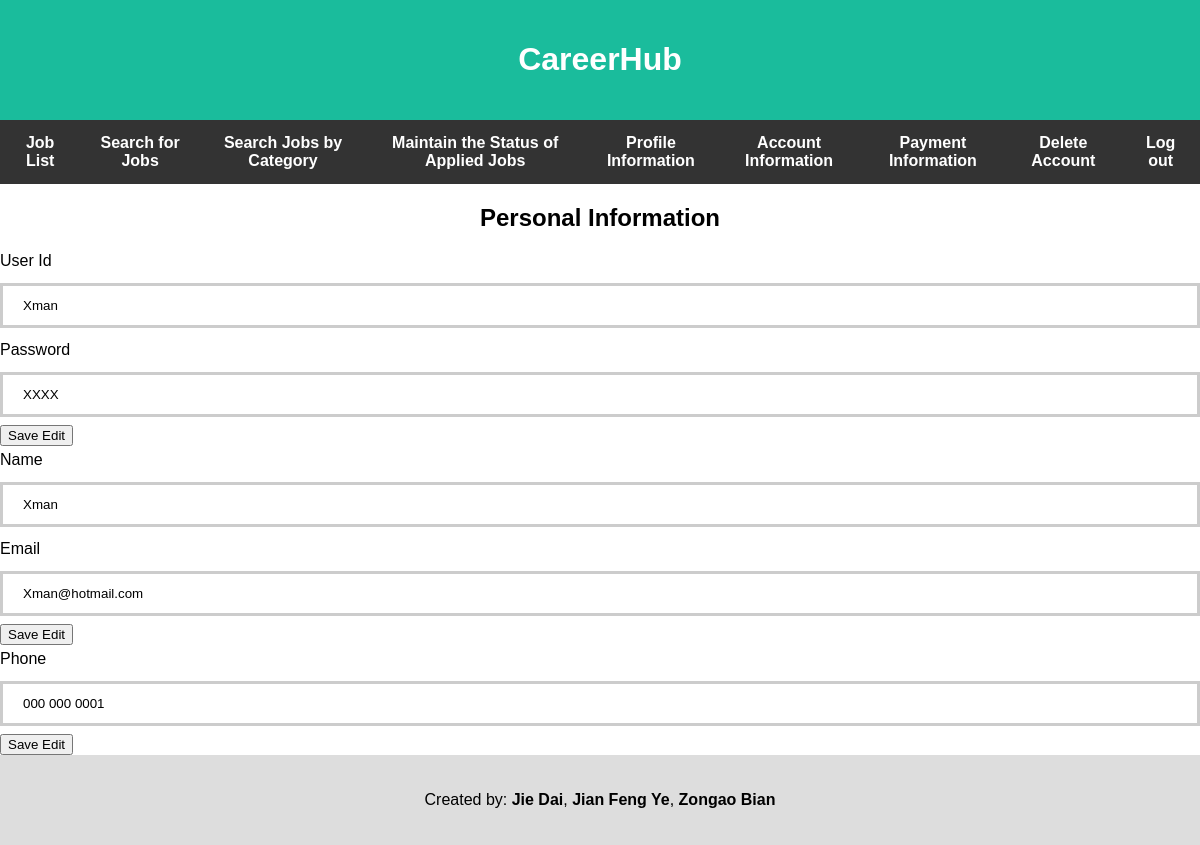
/applicant/applicantProfile.php (signed in), run on the app's committed database.
### tables this page shows
CREATE TABLE User
(
    userId   VARCHAR(25) NOT NULL PRIMARY KEY,
    password VARCHAR(25) NOT NULL,
    name     VARCHAR(25) NOT NULL,
    email    VARCHAR(50) NOT NULL,
    phone    VARCHAR(20)
);

### applicant/applicantProfile.php (the view, shortened to what this page needs)
<?php
require "../config.php";
try {
    $userid = $_SESSION['userid'];
    $connection = new PDO($dsn, $username, $password, $options);
    $sql = "SELECT * FROM User WHERE userId=:userid";
    $statement = $connection->prepare($sql);
    $statement->bindValue(':userid', $userid);
    $statement->execute();
    $userInfo = $statement->fetch(PDO::FETCH_ASSOC);
} catch(PDOException $error) {
    echo $sql . "<br>" . $error->getMessage();
}
?>
<?php include "../templates/applicantHeader.php"; ?>
<div class = "up">
<h2>Personal Information</h2></div>
    <form method="post">
        <?php if($userInfo): ?>
            <?php foreach ($userInfo as $key => $value): ?>
                <label for="<?php echo $key; ?>"><?php echo ucwords(implode(' ',preg_split('/(?=[A-Z])/', $key))); ?></label>
                <input type="text" name="<?php echo $key; ?>" id="<?php echo $key; ?>" value="<?php echo $value; ?>" <?php echo ($key == 'userId' | $key =='name' ? 'readonly' : null); ?>>
                <?php if ($key != 'userId' && $key !='name')
                    echo "<input type='submit' name='submit' value='Save Edit'><br>"
                    ?>
            <?php endforeach; ?>
        <?php endif; ?>
    </form>
<?php require "../templates/footer.php"; ?>

### css/style.css (style rules this page uses)
label { display: block; margin: 5px 0; }

### templates/applicantHeader.php (style rules this page uses)
* { box-sizing: border-box; }
body { font-family: Arial; margin: 0; }
input[type=text] { width: 100%; padding: 12px 20px; margin: 8px 0; box-sizing: border-box; border: 3px solid #ccc; -webkit-transition: 0.5s; transition: 0.5s; outline: none; }
.up { flex: 100%; text-align: center; }

### data on the page
user: userId "Xman", password "XXXX", name "Xman", email "Xman@hotmail.com", phone "000 000 0001"

### other printed values
implode(' ',preg_split('/(?=[A-Z])/', $key)) "User Id"
implode(' ',preg_split('/(?=[A-Z])/', $key)) "Password"
implode(' ',preg_split('/(?=[A-Z])/', $key)) "Name"
implode(' ',preg_split('/(?=[A-Z])/', $key)) "Email"
implode(' ',preg_split('/(?=[A-Z])/', $key)) "Phone"
